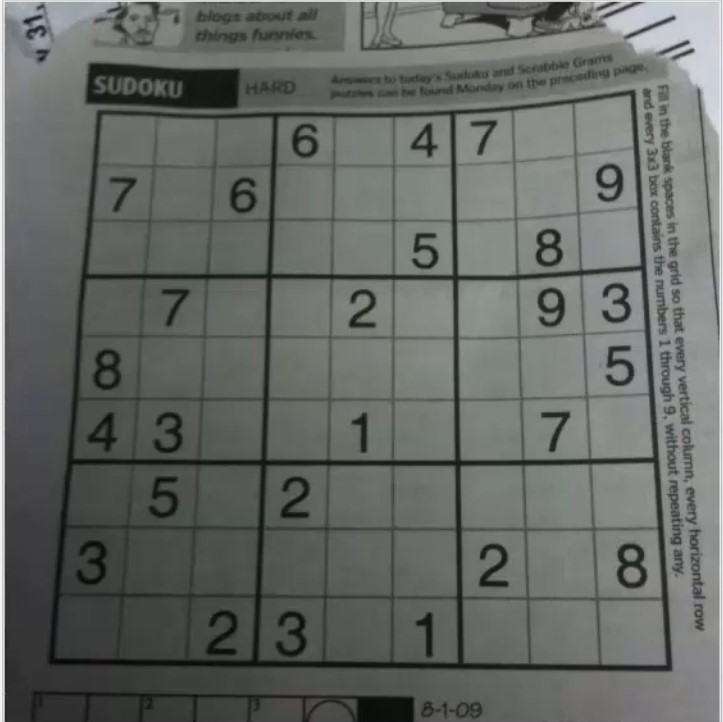
#> input picture standard_test_images/sudoku.jpg, 723 x 722 px
$ python 23_HoughLineTransform.py
#> lines starting #> are read from the running program, lines starting #| are printed output that depends on the picture; after the words box and inside, x2 and y2 are one past the last pixel; in counts of white or black regions, pixels touching at a corner belong together
'''

The Hough transform is a popular technique to detect any shape, if you can represent that shape in a
mathematical form. It can detect the shape even if it is broken or distorted a little bit.
A line in the image space can be expressed with two variables. For example:
- In the Cartesian co-ordinate system, y = mx + c ( See in MC space also- Point rep. of a line)
- In the polar co-ordinate system, xCos🌐 + ySin🌐 = r  (🌐 = Theta)  ( See in r theta space- Point rep. of a line)
Car. eqn is not able to represent vertical lines so we use polar generally for HoughTransform.
The Hough transform Algorithm has following steps:
1. Edge detection, e.g., using canny
2. Mapping of edge points to a Hough space and storage in an accumulator.
3. Interpretation of the accumulator to yield lines of infinite length. The interpretation is done by
   thesholding and possibly other constraints.
4. Conversion of infinite lines to finite lines.

In openCV, there are two kinds of hough lines transforms:
-> The standard Hough Transform. (HoughLines method)
-> The Probabilistic Hough Line Transform. (HoughLinesP method)

'''

import cv2
import numpy as np

img = cv2.imread("standard_test_images/sudoku.jpg")
#> img is the input picture: shape (722, 723, 3); mean B, G, R 101.2, 104.6, 101.2
gray = cv2.cvtColor(img, cv2.COLOR_BGR2GRAY)  # For canny, gray image is preferred
edges = cv2.Canny(gray, 3, 33, apertureSize=3)
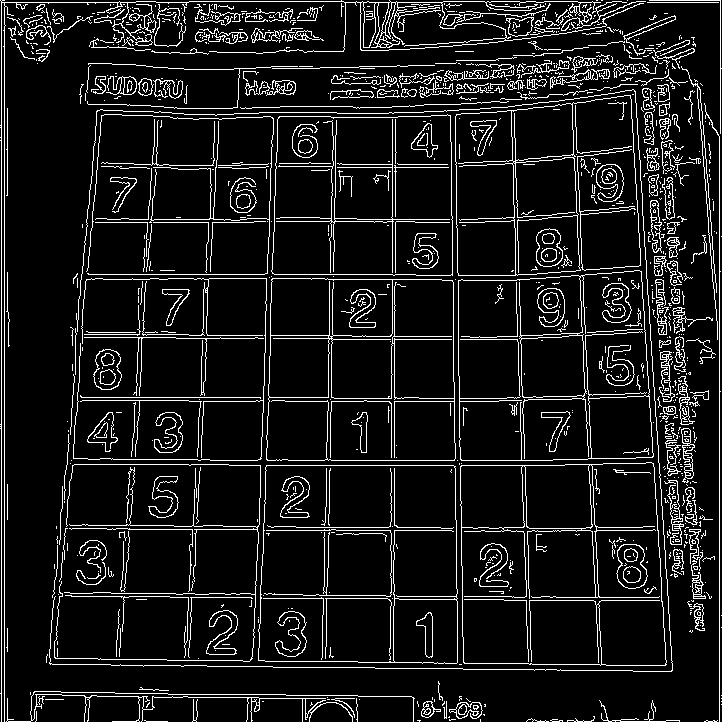
#> edges: shape (722, 723); 9.8% white in thin lines or dots

cv2.imshow('edges', edges)
lines = cv2.HoughLines(edges, 1, np.pi / 180, 215)  # lines = cv.HoughLines(image, rho, theta,threshold)
#> lines = 53 rows, first 8: [722, 0], [1, 0], [4, 0], [719, 0], [2, 1.57], [274, 1.57], [397, 1.57], [465, 1.57]
'''

image = source image
lines = Output vector of lines. Each line is represented by a 2 or 3 element vector (rho, theta) or
        (rho, theta, votes). rho is the distance from the co-ordinate origin (0,0) (top left corner of the image).
        Theta is the line rotation angle in radians. Votes is the value of accumuator.
rho = Distance resolution of the accumulator in pixels.
theta = Angle resolution of the accumulator in radians.
threshold = Accumulator threshold parameter. Only those lines are returned that get enough votes (>threshold).

These lines will be in polar co-ordinates
'''


for line in lines:
    rho, theta = line[0]
    # Converting polar co-ordinates to cartessian co-ordinates.
    a = np.cos(theta)
    b = np.sin(theta)
    x0 = a * rho
    y0 = b * rho
     # x0 and y0 gives the origin i.e., top left corner of the image
    # x1 stores the rounded off value of (r * cos(theta) - 1000 * sin(theta)) r = rho
    x1 = int(x0 + 1000 * (-b))
    # y1 stores the rounded off value of (r * sin(theta) + 1000 * cos(theta))
    y1 = int(y0 + 1000 * (a))
    # x2 stores the rounded off value of (r * cos(theta) + 1000 * sin(theta))
    x2 = int(x0 - 1000 * (-b))
    # y2 stores the rounded off value of (r * sin(theta) - 1000 * cos(theta))
    y2 = int(y0 - 1000 * (a))

    cv2.line(img, (x1, y1), (x2, y2), (0, 0, 255), 2)
#> this loop made 53 passes
#> (rho, theta, a, b, x0, y0, x1, y1) on passes 1 to 12: (722, 0, 1, 0, 722, 0, 722, 1000), (1, 0, 1, 0, 1, 0, 1, 1000), (4, 0, 1, 0, 4, 0, 4, 1000), (719, 0, 1, 0, 719, 0, 719, 1000), (2, 1.57, -4.37e-08, 1, -8.74e-08, 2, -1000, 1), (274, 1.57, -4.37e-08, 1, -1.2e-05, 274, -1000, 273), (397, 1.57, -4.37e-08, 1, -1.74e-05, 397, -1000, 396), (465, 1.57, -4.37e-08, 1, -2.03e-05, 465, -1000, 464), (460, 1.57, -4.37e-08, 1, -2.01e-05, 460, -1000, 459), (281, 0.0349, 0.999, 0.0349, 280.8, 9.81, 245, 1009), (-508, 3.11, -0.999, 0.0349, 507.7, -17.73, 472, -1017), (-452, 3.12, -1, 0.0175, 451.9, -7.89, 434, -1007)
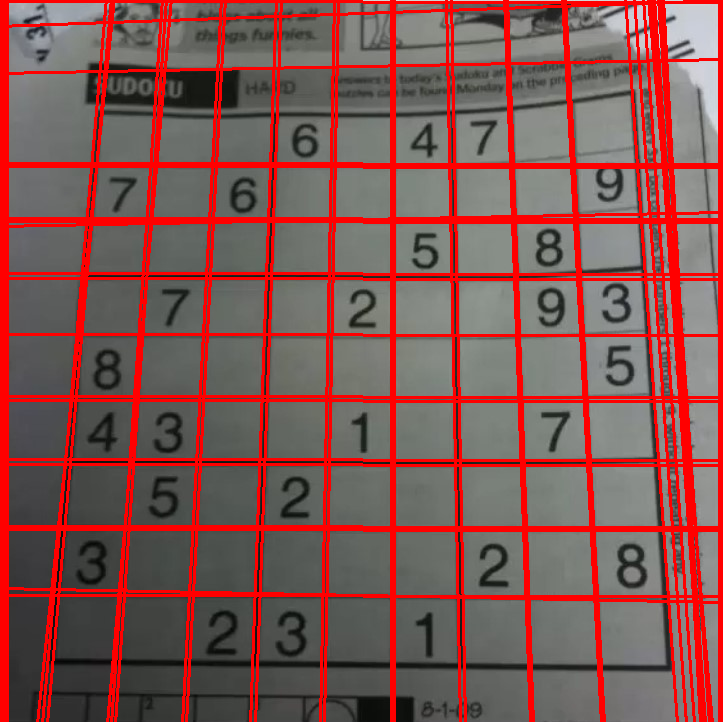
#> img: shape (722, 723, 3); 19.3% of pixels changed, all inside (x1, y1, x2, y2) = (0, 0, 723, 722)


cv2.imshow('image', img)
cv2.waitKey(0)
cv2.destroyAllWindows()

'''

Here, the problem is, the drawn lines are of infinite length. i.e., from one corner of image to next corner.
This can be solved using other method. i.e., houghlinesP


'''

$ run again, with standard_test_images/RoadLane.jpg copied over standard_test_images/sudoku.jpg
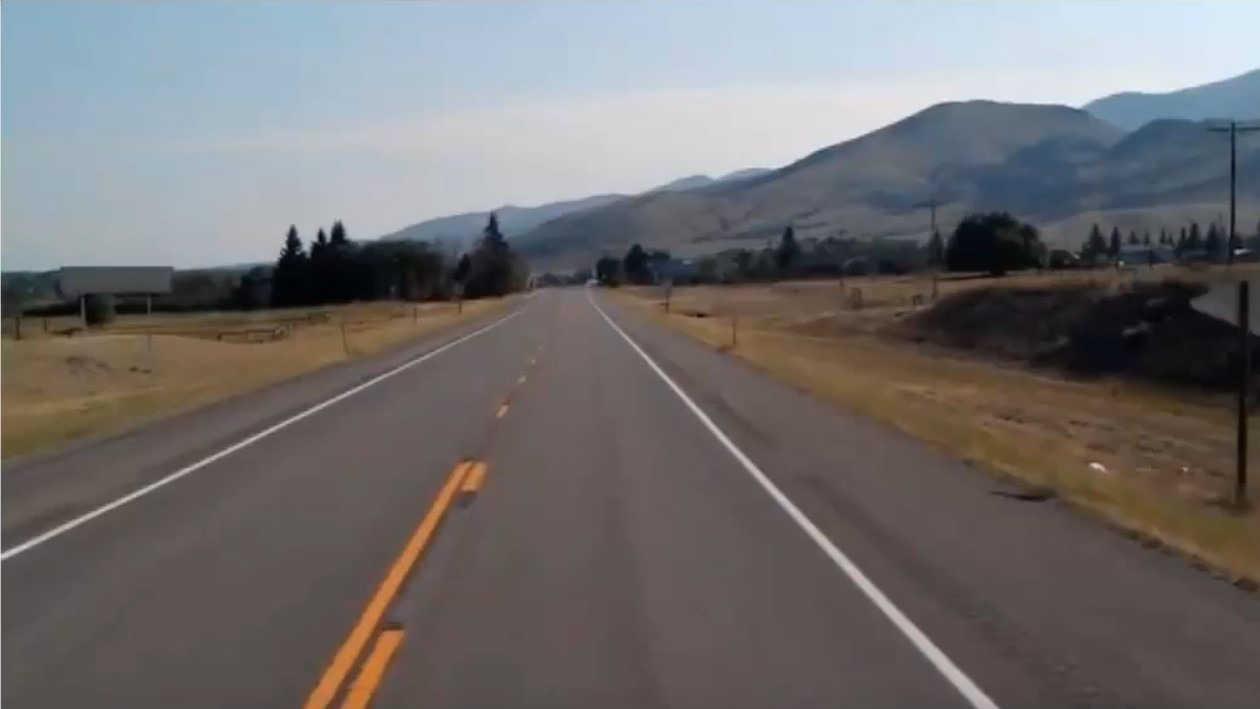
#> input picture standard_test_images/RoadLane.jpg, 1260 x 709 px
#> img is the input picture: shape (709, 1260, 3); mean B, G, R 110.7, 110.6, 113.1
#> `edges = cv2.Canny(gray, 3, 33, apertureSize=3)`:
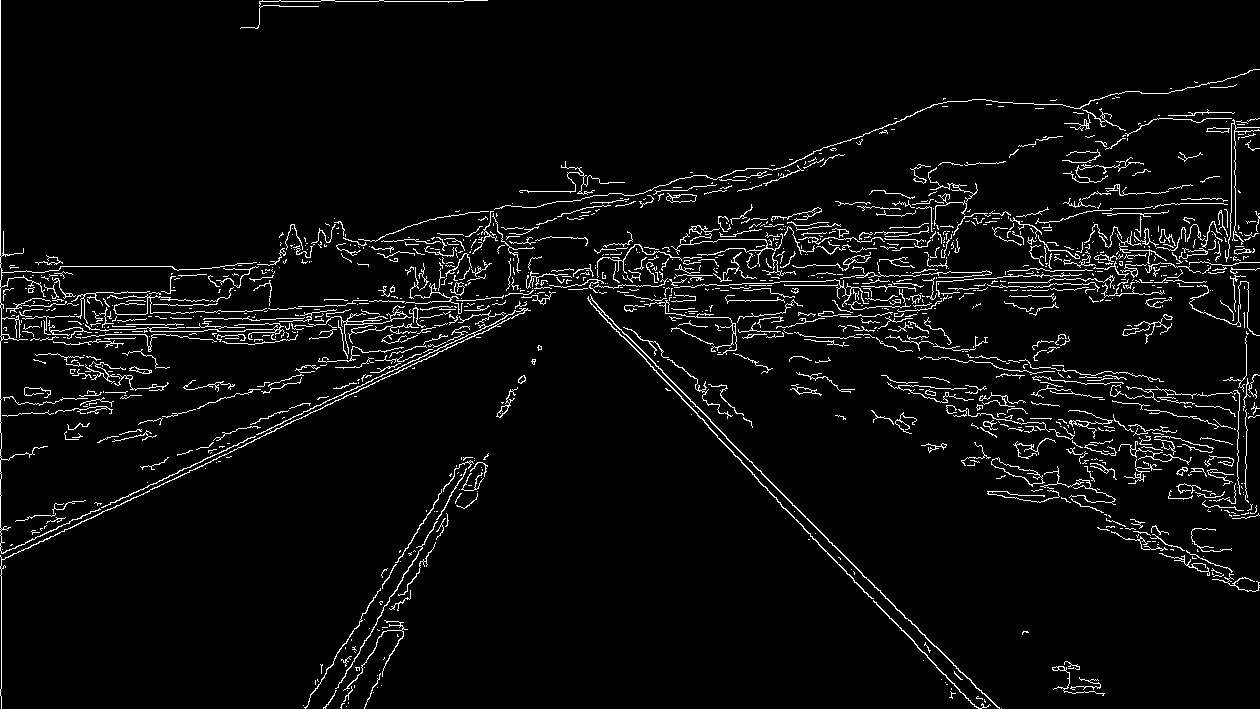
#> edges: shape (709, 1260); 4.5% white in thin lines or dots
#> lines = 73 rows, first 8: [-204, 2.36], [0, 0], [322, 1.52], [502, 1.13], [337, 1.5], [346, 1.5], [339, 1.52], [264, 1.59]
#> the loop `for line in lines:` made 73 passes
#> (rho, theta, a, b, x0, y0, x1, y1) on passes 1 to 8: (-204, 2.36, -0.707, 0.707, 144.2, -144.2, -562, -851), (0, 0, 1, 0, 0, 0, 0, 1000), (322, 1.52, 0.0523, 0.999, 16.85, 321.6, -981, 373), (502, 1.13, 0.423, 0.906, 212.2, 455, -694, 877), (337, 1.5, 0.0698, 0.998, 23.51, 336.2, -974, 405), (346, 1.5, 0.0698, 0.998, 24.14, 345.2, -973, 414), (339, 1.52, 0.0523, 0.999, 17.74, 338.5, -980, 390), (264, 1.59, -0.0175, 1, -4.61, 264, -1004, 246)
#> after the loop `for line in lines:`:
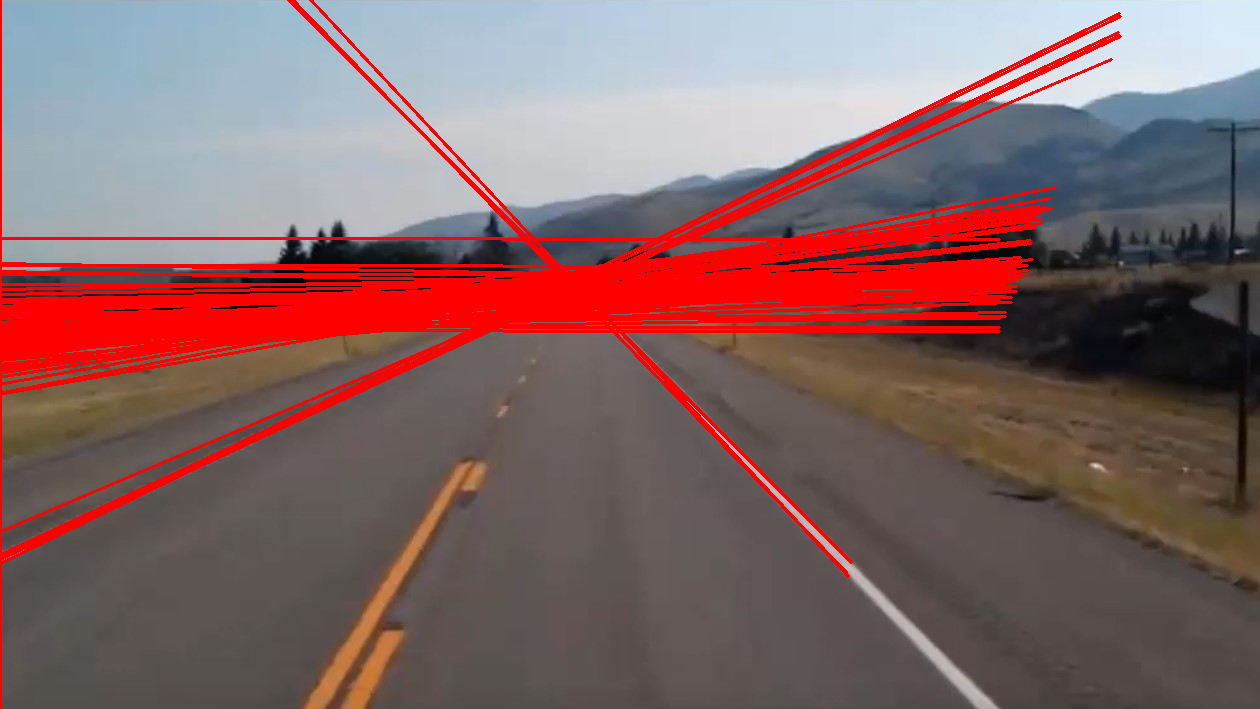
#> img: shape (709, 1260, 3); 11.38% of pixels changed, all inside (x1, y1, x2, y2) = (0, 0, 1122, 709)
